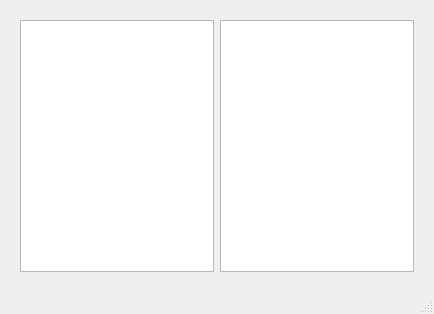
<?xml version="1.0" encoding="UTF-8"?>
<ui version="4.0">
 <class>MainWindow</class>
 <widget class="QMainWindow" name="MainWindow">
  <property name="geometry">
   <rect>
    <x>0</x>
    <y>0</y>
    <width>434</width>
    <height>314</height>
   </rect>
  </property>
  <property name="windowTitle">
   <string>MainWindow</string>
  </property>
  <widget class="QWidget" name="centralwidget">
   <layout class="QHBoxLayout" name="horizontalLayout">
    <property name="leftMargin">
     <number>20</number>
    </property>
    <property name="topMargin">
     <number>20</number>
    </property>
    <property name="rightMargin">
     <number>20</number>
    </property>
    <property name="bottomMargin">
     <number>20</number>
    </property>
    <item>
     <widget class="QTableWidget" name="tableWidget_2"/>
    </item>
    <item>
     <widget class="QTableWidget" name="tableWidget"/>
    </item>
   </layout>
  </widget>
  <widget class="QMenuBar" name="menubar">
   <property name="geometry">
    <rect>
     <x>0</x>
     <y>0</y>
     <width>434</width>
     <height>21</height>
    </rect>
   </property>
  </widget>
  <widget class="QStatusBar" name="statusbar"/>
 </widget>
 <resources/>
 <connections/>
</ui>
